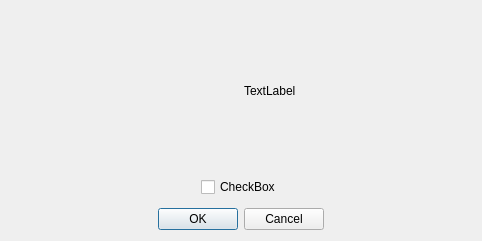
<?xml version="1.0" encoding="UTF-8"?>
<ui version="4.0">
 <class>CheckableMessageBox</class>
 <widget class="QDialog" name="CheckableMessageBox">
  <property name="geometry">
   <rect>
    <x>0</x>
    <y>0</y>
    <width>482</width>
    <height>241</height>
   </rect>
  </property>
  <property name="windowTitle">
   <string>Dialog</string>
  </property>
  <layout class="QVBoxLayout" name="verticalLayout_2">
   <item>
    <layout class="QHBoxLayout" name="horizontalLayout_2">
     <item>
      <layout class="QVBoxLayout" name="verticalLayout">
       <item>
        <widget class="QLabel" name="pixmapLabel"/>
       </item>
       <item>
        <spacer name="pixmapSpacer">
         <property name="orientation">
          <enum>Qt::Vertical</enum>
         </property>
         <property name="sizeType">
          <enum>QSizePolicy::MinimumExpanding</enum>
         </property>
         <property name="sizeHint" stdset="0">
          <size>
           <width>0</width>
           <height>5</height>
          </size>
         </property>
        </spacer>
       </item>
      </layout>
     </item>
     <item>
      <widget class="QLabel" name="messageLabel">
       <property name="text">
        <string>TextLabel</string>
       </property>
      </widget>
     </item>
    </layout>
   </item>
   <item>
    <layout class="QHBoxLayout" name="horizontalLayout">
     <item>
      <spacer name="checkBoxLeftSpacer">
       <property name="orientation">
        <enum>Qt::Horizontal</enum>
       </property>
       <property name="sizeHint" stdset="0">
        <size>
         <width>40</width>
         <height>20</height>
        </size>
       </property>
      </spacer>
     </item>
     <item>
      <widget class="QCheckBox" name="checkBox">
       <property name="text">
        <string>CheckBox</string>
       </property>
      </widget>
     </item>
     <item>
      <spacer name="checkBoxRightSpacer">
       <property name="orientation">
        <enum>Qt::Horizontal</enum>
       </property>
       <property name="sizeHint" stdset="0">
        <size>
         <width>40</width>
         <height>20</height>
        </size>
       </property>
      </spacer>
     </item>
    </layout>
   </item>
   <item>
    <spacer name="buttonSpacer">
     <property name="orientation">
      <enum>Qt::Vertical</enum>
     </property>
     <property name="sizeType">
      <enum>QSizePolicy::Minimum</enum>
     </property>
     <property name="sizeHint" stdset="0">
      <size>
       <width>0</width>
       <height>5</height>
      </size>
     </property>
    </spacer>
   </item>
   <item>
    <widget class="QDialogButtonBox" name="buttonBox">
     <property name="orientation">
      <enum>Qt::Horizontal</enum>
     </property>
     <property name="standardButtons">
      <set>QDialogButtonBox::Cancel|QDialogButtonBox::Ok</set>
     </property>
     <property name="centerButtons">
      <bool>true</bool>
     </property>
    </widget>
   </item>
  </layout>
 </widget>
 <resources/>
 <connections>
  <connection>
   <sender>buttonBox</sender>
   <signal>accepted()</signal>
   <receiver>CheckableMessageBox</receiver>
   <slot>accept()</slot>
   <hints>
    <hint type="sourcelabel">
     <x>248</x>
     <y>254</y>
    </hint>
    <hint type="destinationlabel">
     <x>157</x>
     <y>274</y>
    </hint>
   </hints>
  </connection>
  <connection>
   <sender>buttonBox</sender>
   <signal>rejected()</signal>
   <receiver>CheckableMessageBox</receiver>
   <slot>reject()</slot>
   <hints>
    <hint type="sourcelabel">
     <x>316</x>
     <y>260</y>
    </hint>
    <hint type="destinationlabel">
     <x>286</x>
     <y>274</y>
    </hint>
   </hints>
  </connection>
 </connections>
</ui>
